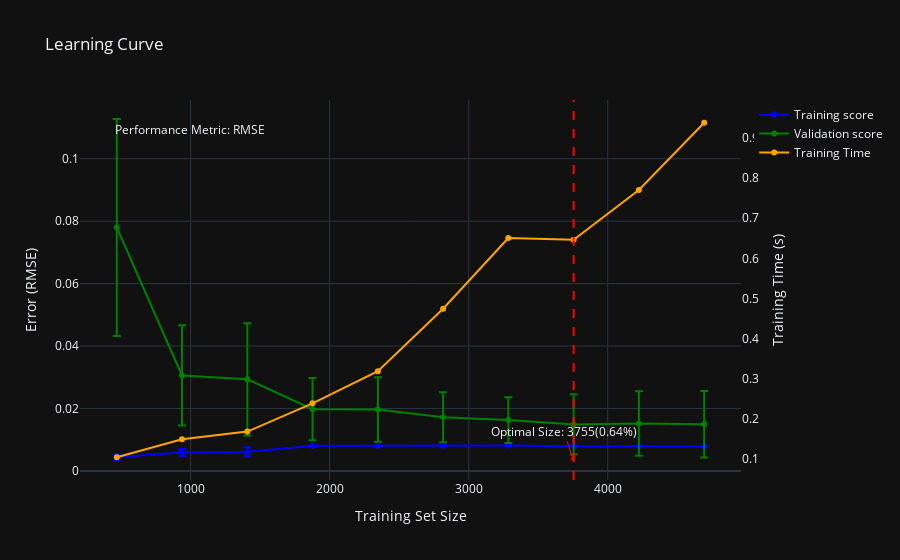

The notebook cell this image was saved under:
### Code cell
regressor.plot_learning_curve()

### Figure 1 — Plotly figure (JSON) as saved in the notebook; plotly's stock layout.template omitted (floating-point values rounded to 4 significant figures)
{"data": [{"error_y": {"array": [-0.001077, -0.001079, -0.001414, -0.000107, -3.254e-05, -5.627e-05, -9.266e-06, -0.0002558, -0.0002412, -0.0001683], "color": "blue", "type": "data", "visible": true}, "line": {"color": "blue"}, "mode": "lines+markers", "name": "Training score", "type": "scatter", "x": [469, 938, 1408, 1877, 2347, 2816, 3285, 3755, 4224, 4694], "y": [0.004383, 0.005983, 0.006158, 0.008047, 0.008048, 0.008054, 0.008145, 0.007893, 0.007881, 0.007905]}, {"error_y": {"array": [-0.03475, -0.01605, -0.01798, -0.009959, -0.01033, -0.007981, -0.007325, -0.009636, -0.01034, -0.01068], "color": "green", "type": "data", "visible": true}, "line": {"color": "green"}, "mode": "lines+markers", "name": "Validation score", "type": "scatter", "x": [469, 938, 1408, 1877, 2347, 2816, 3285, 3755, 4224, 4694], "y": [0.07797, 0.03059, 0.02935, 0.01979, 0.01971, 0.01719, 0.01628, 0.0149, 0.01519, 0.01495]}, {"line": {"color": "orange"}, "mode": "lines+markers", "name": "Training Time", "type": "scatter", "x": [469, 938, 1408, 1877, 2347, 2816, 3285, 3755, 4224, 4694], "y": [0.105, 0.1496, 0.1689, 0.2391, 0.3192, 0.4744, 0.6502, 0.6461, 0.7699, 0.9373], "yaxis": "y2"}], "layout": {"annotations": [{"font": {"size": 12}, "showarrow": false, "text": "Performance Metric: RMSE", "x": 0.05, "xref": "paper", "y": 0.95, "yref": "paper"}, {"arrowcolor": "red", "arrowhead": 1, "font": {"size": 12}, "showarrow": true, "text": "Optimal Size: 3755(0.64%)", "x": 3755, "xref": "x", "y": 0.05, "yref": "paper"}], "shapes": [{"line": {"color": "red", "dash": "dash"}, "type": "line", "x0": 3755, "x1": 3755, "xref": "x", "y0": 0, "y1": 1, "yref": "paper"}], "title": {"text": "Learning Curve"}, "xaxis": {"title": {"text": "Training Set Size"}}, "yaxis": {"title": {"text": "Error (RMSE)"}}, "yaxis2": {"overlaying": "y", "showgrid": false, "side": "right", "title": {"text": "Training Time (s)"}}}}
